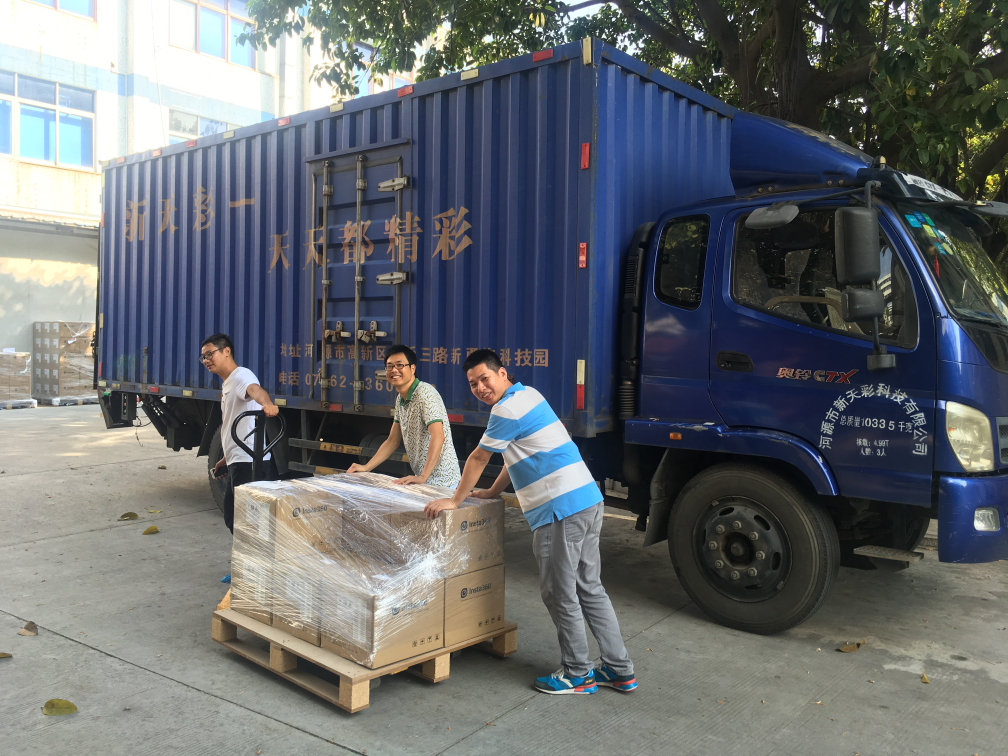
#> input picture third_module/1.JPG, 4032 x 3024 px, found by its file name (shown at 1/4 size)
$ python use_pil.py
#> lines starting #> are read from the running program, lines starting #| are printed output that depends on the picture
#!/usr/bin/env python
# -*- coding: utf-8 -*-
# @Date    : 2019-06-12 19:04:14
# @Author  : MetalSeed (=.=)
# @Link    :
# @Version : $Id$

#!/usr/bin/env python
# -*- coding: utf-8 -*-
# @Date    : 2019-06-02 16:14:39
# @Author  : MetalSeed (=.=)
# @Link    :
# @Version : $Id$

from PIL import Image, ImageFilter, ImageDraw, ImageFont
import random

# 打开一个jpg图像文件，注意是当前路径:
im = Image.open('1.jpg')
#> im is the input picture: PIL image 4032x3024 RGB; mean R, G, B 101.7, 105.5, 109.1
# 获得图像尺寸:
w, h = im.size
#> w = 4032; h = 3024
print('Original image size: %sx%s' % (w, h))
#| Original image size: 4032x3024

box1 = (0, 0, 2000, 2000)
box2 = (1000, 0, 3000, 2000)

im1 = im.crop(box1)
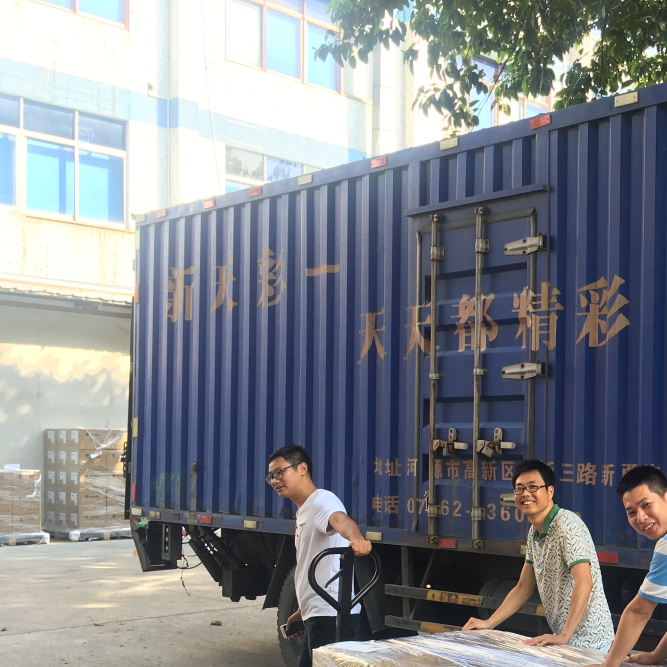
#> im1: PIL image 2000x2000 RGB (shown at 1/3 size); mean R, G, B 132.1, 135.5, 141.3
im2 = im.crop(box2)
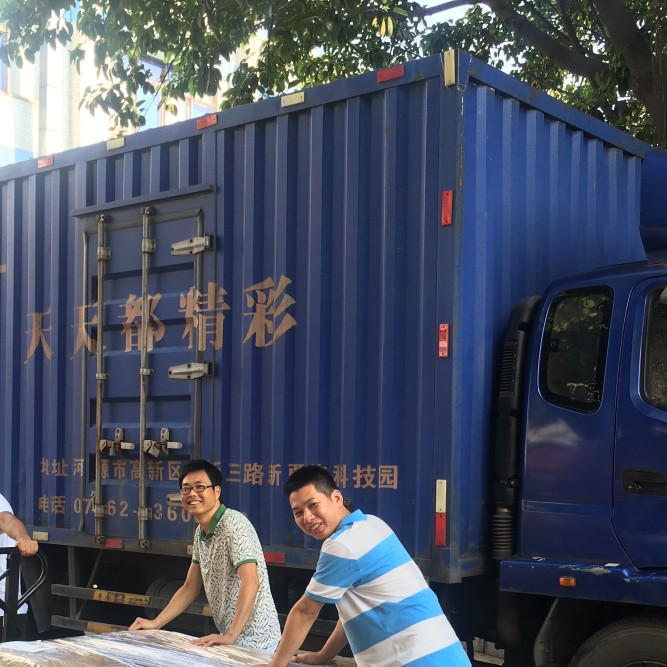
#> im2: PIL image 2000x2000 RGB (shown at 1/3 size); mean R, G, B 73.2, 80, 95.9

# im1.show()
# im2.show()

#> (the run stopped early here; a loop or call above may not have finished)
